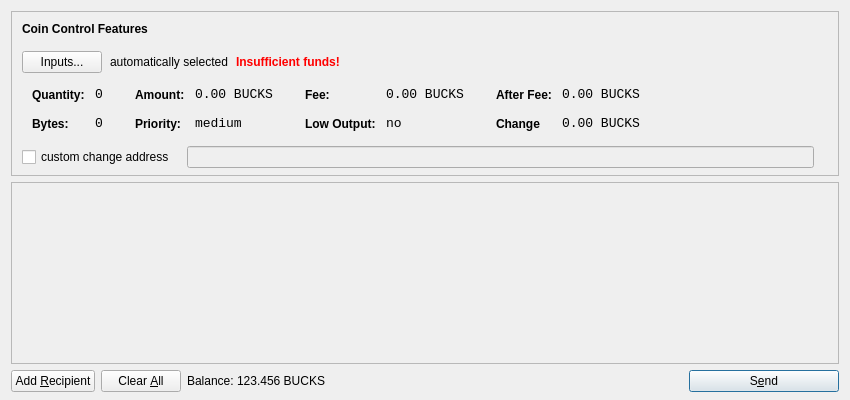
<?xml version="1.0" encoding="UTF-8"?>
<ui version="4.0">
 <class>SendCoinsDialog</class>
 <widget class="QDialog" name="SendCoinsDialog">
  <property name="geometry">
   <rect>
    <x>0</x>
    <y>0</y>
    <width>850</width>
    <height>400</height>
   </rect>
  </property>
  <property name="windowTitle">
   <string>Send Coins</string>
  </property>
  <layout class="QVBoxLayout" name="verticalLayout" stretch="0,1,0">
   <property name="bottomMargin">
    <number>8</number>
   </property>
   <item>
    <widget class="QFrame" name="frameCoinControl">
     <property name="sizePolicy">
      <sizepolicy hsizetype="Expanding" vsizetype="Expanding">
       <horstretch>0</horstretch>
       <verstretch>0</verstretch>
      </sizepolicy>
     </property>
     <property name="maximumSize">
      <size>
       <width>16777215</width>
       <height>16777215</height>
      </size>
     </property>
     <property name="frameShape">
      <enum>QFrame::StyledPanel</enum>
     </property>
     <property name="frameShadow">
      <enum>QFrame::Sunken</enum>
     </property>
     <layout class="QVBoxLayout" name="verticalLayoutCoinControl2">
      <property name="spacing">
       <number>-1</number>
      </property>
      <property name="leftMargin">
       <number>0</number>
      </property>
      <property name="topMargin">
       <number>0</number>
      </property>
      <property name="rightMargin">
       <number>0</number>
      </property>
      <property name="bottomMargin">
       <number>6</number>
      </property>
      <item>
       <layout class="QVBoxLayout" name="verticalLayoutCoinControl" stretch="0,0,0,0,1">
        <property name="spacing">
         <number>0</number>
        </property>
        <property name="leftMargin">
         <number>10</number>
        </property>
        <property name="topMargin">
         <number>10</number>
        </property>
        <item>
         <layout class="QHBoxLayout" name="horizontalLayoutCoinControl1">
          <property name="bottomMargin">
           <number>15</number>
          </property>
          <item>
           <widget class="QLabel" name="labelCoinControlFeatures">
            <property name="sizePolicy">
             <sizepolicy hsizetype="Preferred" vsizetype="Maximum">
              <horstretch>0</horstretch>
              <verstretch>0</verstretch>
             </sizepolicy>
            </property>
            <property name="font">
             <font>
              <weight>75</weight>
              <bold>true</bold>
             </font>
            </property>
            <property name="styleSheet">
             <string notr="true">font-weight:bold;</string>
            </property>
            <property name="text">
             <string>Coin Control Features</string>
            </property>
           </widget>
          </item>
         </layout>
        </item>
        <item>
         <layout class="QHBoxLayout" name="horizontalLayoutCoinControl2" stretch="0,0,0,0">
          <property name="spacing">
           <number>8</number>
          </property>
          <property name="bottomMargin">
           <number>10</number>
          </property>
          <item>
           <widget class="QPushButton" name="pushButtonCoinControl">
            <property name="styleSheet">
             <string notr="true"/>
            </property>
            <property name="text">
             <string>Inputs...</string>
            </property>
           </widget>
          </item>
          <item>
           <widget class="QLabel" name="labelCoinControlAutomaticallySelected">
            <property name="text">
             <string>automatically selected</string>
            </property>
            <property name="margin">
             <number>5</number>
            </property>
           </widget>
          </item>
          <item>
           <widget class="QLabel" name="labelCoinControlInsuffFunds">
            <property name="font">
             <font>
              <weight>75</weight>
              <bold>true</bold>
             </font>
            </property>
            <property name="styleSheet">
             <string notr="true">color:red;font-weight:bold;</string>
            </property>
            <property name="text">
             <string>Insufficient funds!</string>
            </property>
            <property name="margin">
             <number>5</number>
            </property>
           </widget>
          </item>
          <item>
           <spacer name="horizontalSpacerCoinControl">
            <property name="orientation">
             <enum>Qt::Horizontal</enum>
            </property>
            <property name="sizeHint" stdset="0">
             <size>
              <width>40</width>
              <height>1</height>
             </size>
            </property>
           </spacer>
          </item>
         </layout>
        </item>
        <item>
         <widget class="QWidget" name="widgetCoinControl" native="true">
          <property name="sizePolicy">
           <sizepolicy hsizetype="Preferred" vsizetype="Preferred">
            <horstretch>0</horstretch>
            <verstretch>0</verstretch>
           </sizepolicy>
          </property>
          <property name="minimumSize">
           <size>
            <width>0</width>
            <height>0</height>
           </size>
          </property>
          <property name="styleSheet">
           <string notr="true"/>
          </property>
          <layout class="QHBoxLayout" name="horizontalLayoutCoinControl5">
           <property name="margin">
            <number>0</number>
           </property>
           <item>
            <layout class="QHBoxLayout" name="horizontalLayoutCoinControl3" stretch="0,0,0,1">
             <property name="spacing">
              <number>20</number>
             </property>
             <property name="topMargin">
              <number>0</number>
             </property>
             <property name="bottomMargin">
              <number>10</number>
             </property>
             <item>
              <layout class="QFormLayout" name="formLayoutCoinControl1">
               <property name="horizontalSpacing">
                <number>10</number>
               </property>
               <property name="verticalSpacing">
                <number>14</number>
               </property>
               <property name="leftMargin">
                <number>10</number>
               </property>
               <property name="topMargin">
                <number>4</number>
               </property>
               <property name="rightMargin">
                <number>6</number>
               </property>
               <item row="0" column="0">
                <widget class="QLabel" name="labelCoinControlQuantityText">
                 <property name="styleSheet">
                  <string notr="true">font-weight:bold;</string>
                 </property>
                 <property name="text">
                  <string>Quantity:</string>
                 </property>
                 <property name="margin">
                  <number>0</number>
                 </property>
                </widget>
               </item>
               <item row="0" column="1">
                <widget class="QLabel" name="labelCoinControlQuantity">
                 <property name="font">
                  <font>
                   <family>Monospace</family>
                   <pointsize>10</pointsize>
                  </font>
                 </property>
                 <property name="cursor">
                  <cursorShape>IBeamCursor</cursorShape>
                 </property>
                 <property name="contextMenuPolicy">
                  <enum>Qt::ActionsContextMenu</enum>
                 </property>
                 <property name="text">
                  <string>0</string>
                 </property>
                 <property name="margin">
                  <number>0</number>
                 </property>
                 <property name="textInteractionFlags">
                  <set>Qt::LinksAccessibleByMouse|Qt::TextSelectableByKeyboard|Qt::TextSelectableByMouse</set>
                 </property>
                </widget>
               </item>
               <item row="1" column="0">
                <widget class="QLabel" name="labelCoinControlBytesText">
                 <property name="styleSheet">
                  <string notr="true">font-weight:bold;</string>
                 </property>
                 <property name="text">
                  <string>Bytes:</string>
                 </property>
                </widget>
               </item>
               <item row="1" column="1">
                <widget class="QLabel" name="labelCoinControlBytes">
                 <property name="font">
                  <font>
                   <family>Monospace</family>
                   <pointsize>10</pointsize>
                  </font>
                 </property>
                 <property name="cursor">
                  <cursorShape>IBeamCursor</cursorShape>
                 </property>
                 <property name="contextMenuPolicy">
                  <enum>Qt::ActionsContextMenu</enum>
                 </property>
                 <property name="text">
                  <string>0</string>
                 </property>
                 <property name="textInteractionFlags">
                  <set>Qt::LinksAccessibleByMouse|Qt::TextSelectableByKeyboard|Qt::TextSelectableByMouse</set>
                 </property>
                </widget>
               </item>
              </layout>
             </item>
             <item>
              <layout class="QFormLayout" name="formLayoutCoinControl2">
               <property name="horizontalSpacing">
                <number>10</number>
               </property>
               <property name="verticalSpacing">
                <number>14</number>
               </property>
               <property name="leftMargin">
                <number>6</number>
               </property>
               <property name="topMargin">
                <number>4</number>
               </property>
               <property name="rightMargin">
                <number>6</number>
               </property>
               <item row="0" column="0">
                <widget class="QLabel" name="labelCoinControlAmountText">
                 <property name="styleSheet">
                  <string notr="true">font-weight:bold;</string>
                 </property>
                 <property name="text">
                  <string>Amount:</string>
                 </property>
                 <property name="margin">
                  <number>0</number>
                 </property>
                </widget>
               </item>
               <item row="0" column="1">
                <widget class="QLabel" name="labelCoinControlAmount">
                 <property name="font">
                  <font>
                   <family>Monospace</family>
                   <pointsize>10</pointsize>
                  </font>
                 </property>
                 <property name="cursor">
                  <cursorShape>IBeamCursor</cursorShape>
                 </property>
                 <property name="contextMenuPolicy">
                  <enum>Qt::ActionsContextMenu</enum>
                 </property>
                 <property name="text">
                  <string notr="true">0.00 BUCKS</string>
                 </property>
                 <property name="textInteractionFlags">
                  <set>Qt::LinksAccessibleByMouse|Qt::TextSelectableByKeyboard|Qt::TextSelectableByMouse</set>
                 </property>
                </widget>
               </item>
               <item row="1" column="0">
                <widget class="QLabel" name="labelCoinControlPriorityText">
                 <property name="styleSheet">
                  <string notr="true">font-weight:bold;</string>
                 </property>
                 <property name="text">
                  <string>Priority:</string>
                 </property>
                </widget>
               </item>
               <item row="1" column="1">
                <widget class="QLabel" name="labelCoinControlPriority">
                 <property name="font">
                  <font>
                   <family>Monospace</family>
                   <pointsize>10</pointsize>
                  </font>
                 </property>
                 <property name="cursor">
                  <cursorShape>IBeamCursor</cursorShape>
                 </property>
                 <property name="contextMenuPolicy">
                  <enum>Qt::ActionsContextMenu</enum>
                 </property>
                 <property name="text">
                  <string>medium</string>
                 </property>
                 <property name="textInteractionFlags">
                  <set>Qt::LinksAccessibleByMouse|Qt::TextSelectableByKeyboard|Qt::TextSelectableByMouse</set>
                 </property>
                </widget>
               </item>
              </layout>
             </item>
             <item>
              <layout class="QFormLayout" name="formLayoutCoinControl3">
               <property name="horizontalSpacing">
                <number>10</number>
               </property>
               <property name="verticalSpacing">
                <number>14</number>
               </property>
               <property name="leftMargin">
                <number>6</number>
               </property>
               <property name="topMargin">
                <number>4</number>
               </property>
               <property name="rightMargin">
                <number>6</number>
               </property>
               <item row="0" column="0">
                <widget class="QLabel" name="labelCoinControlFeeText">
                 <property name="styleSheet">
                  <string notr="true">font-weight:bold;</string>
                 </property>
                 <property name="text">
                  <string>Fee:</string>
                 </property>
                 <property name="margin">
                  <number>0</number>
                 </property>
                </widget>
               </item>
               <item row="0" column="1">
                <widget class="QLabel" name="labelCoinControlFee">
                 <property name="font">
                  <font>
                   <family>Monospace</family>
                   <pointsize>10</pointsize>
                  </font>
                 </property>
                 <property name="cursor">
                  <cursorShape>IBeamCursor</cursorShape>
                 </property>
                 <property name="contextMenuPolicy">
                  <enum>Qt::ActionsContextMenu</enum>
                 </property>
                 <property name="text">
                  <string notr="true">0.00 BUCKS</string>
                 </property>
                 <property name="textInteractionFlags">
                  <set>Qt::LinksAccessibleByMouse|Qt::TextSelectableByKeyboard|Qt::TextSelectableByMouse</set>
                 </property>
                </widget>
               </item>
               <item row="1" column="0">
                <widget class="QLabel" name="labelCoinControlLowOutputText">
                 <property name="styleSheet">
                  <string notr="true">font-weight:bold;</string>
                 </property>
                 <property name="text">
                  <string>Low Output:</string>
                 </property>
                </widget>
               </item>
               <item row="1" column="1">
                <widget class="QLabel" name="labelCoinControlLowOutput">
                 <property name="font">
                  <font>
                   <family>Monospace</family>
                   <pointsize>10</pointsize>
                  </font>
                 </property>
                 <property name="cursor">
                  <cursorShape>IBeamCursor</cursorShape>
                 </property>
                 <property name="contextMenuPolicy">
                  <enum>Qt::ActionsContextMenu</enum>
                 </property>
                 <property name="text">
                  <string>no</string>
                 </property>
                 <property name="textInteractionFlags">
                  <set>Qt::LinksAccessibleByMouse|Qt::TextSelectableByKeyboard|Qt::TextSelectableByMouse</set>
                 </property>
                </widget>
               </item>
              </layout>
             </item>
             <item>
              <layout class="QFormLayout" name="formLayoutCoinControl4">
               <property name="horizontalSpacing">
                <number>10</number>
               </property>
               <property name="verticalSpacing">
                <number>14</number>
               </property>
               <property name="leftMargin">
                <number>6</number>
               </property>
               <property name="topMargin">
                <number>4</number>
               </property>
               <property name="rightMargin">
                <number>6</number>
               </property>
               <item row="0" column="0">
                <widget class="QLabel" name="labelCoinControlAfterFeeText">
                 <property name="styleSheet">
                  <string notr="true">font-weight:bold;</string>
                 </property>
                 <property name="text">
                  <string>After Fee:</string>
                 </property>
                 <property name="margin">
                  <number>0</number>
                 </property>
                </widget>
               </item>
               <item row="0" column="1">
                <widget class="QLabel" name="labelCoinControlAfterFee">
                 <property name="font">
                  <font>
                   <family>Monospace</family>
                   <pointsize>10</pointsize>
                  </font>
                 </property>
                 <property name="cursor">
                  <cursorShape>IBeamCursor</cursorShape>
                 </property>
                 <property name="contextMenuPolicy">
                  <enum>Qt::ActionsContextMenu</enum>
                 </property>
                 <property name="text">
                  <string notr="true">0.00 BUCKS</string>
                 </property>
                 <property name="textInteractionFlags">
                  <set>Qt::LinksAccessibleByMouse|Qt::TextSelectableByKeyboard|Qt::TextSelectableByMouse</set>
                 </property>
                </widget>
               </item>
               <item row="1" column="0">
                <widget class="QLabel" name="labelCoinControlChangeText">
                 <property name="styleSheet">
                  <string notr="true">font-weight:bold;</string>
                 </property>
                 <property name="text">
                  <string>Change</string>
                 </property>
                </widget>
               </item>
               <item row="1" column="1">
                <widget class="QLabel" name="labelCoinControlChange">
                 <property name="font">
                  <font>
                   <family>Monospace</family>
                   <pointsize>10</pointsize>
                  </font>
                 </property>
                 <property name="cursor">
                  <cursorShape>IBeamCursor</cursorShape>
                 </property>
                 <property name="contextMenuPolicy">
                  <enum>Qt::ActionsContextMenu</enum>
                 </property>
                 <property name="text">
                  <string notr="true">0.00 BUCKS</string>
                 </property>
                 <property name="textInteractionFlags">
                  <set>Qt::LinksAccessibleByMouse|Qt::TextSelectableByKeyboard|Qt::TextSelectableByMouse</set>
                 </property>
                </widget>
               </item>
              </layout>
             </item>
            </layout>
           </item>
          </layout>
         </widget>
        </item>
        <item>
         <layout class="QHBoxLayout" name="horizontalLayoutCoinControl4" stretch="0,0,0">
          <property name="spacing">
           <number>12</number>
          </property>
          <property name="sizeConstraint">
           <enum>QLayout::SetDefaultConstraint</enum>
          </property>
          <property name="topMargin">
           <number>5</number>
          </property>
          <property name="rightMargin">
           <number>5</number>
          </property>
          <item>
           <widget class="QCheckBox" name="checkBoxCoinControlChange">
            <property name="text">
             <string>custom change address</string>
            </property>
           </widget>
          </item>
          <item>
           <widget class="QLineEdit" name="lineEditCoinControlChange">
            <property name="enabled">
             <bool>false</bool>
            </property>
            <property name="sizePolicy">
             <sizepolicy hsizetype="Expanding" vsizetype="Fixed">
              <horstretch>0</horstretch>
              <verstretch>0</verstretch>
             </sizepolicy>
            </property>
           </widget>
          </item>
          <item>
           <widget class="QLabel" name="labelCoinControlChangeLabel">
            <property name="sizePolicy">
             <sizepolicy hsizetype="Preferred" vsizetype="Expanding">
              <horstretch>0</horstretch>
              <verstretch>0</verstretch>
             </sizepolicy>
            </property>
            <property name="minimumSize">
             <size>
              <width>0</width>
              <height>0</height>
             </size>
            </property>
            <property name="text">
             <string/>
            </property>
            <property name="margin">
             <number>3</number>
            </property>
           </widget>
          </item>
         </layout>
        </item>
        <item>
         <spacer name="verticalSpacerCoinControl">
          <property name="orientation">
           <enum>Qt::Vertical</enum>
          </property>
          <property name="sizeHint" stdset="0">
           <size>
            <width>800</width>
            <height>1</height>
           </size>
          </property>
         </spacer>
        </item>
       </layout>
      </item>
     </layout>
    </widget>
   </item>
   <item>
    <widget class="QScrollArea" name="scrollArea">
     <property name="widgetResizable">
      <bool>true</bool>
     </property>
     <widget class="QWidget" name="scrollAreaWidgetContents">
      <property name="geometry">
       <rect>
        <x>0</x>
        <y>0</y>
        <width>830</width>
        <height>165</height>
       </rect>
      </property>
      <layout class="QVBoxLayout" name="verticalLayout_2">
       <property name="margin">
        <number>0</number>
       </property>
       <item>
        <layout class="QVBoxLayout" name="entries">
         <property name="spacing">
          <number>6</number>
         </property>
        </layout>
       </item>
       <item>
        <spacer name="verticalSpacer">
         <property name="orientation">
          <enum>Qt::Vertical</enum>
         </property>
         <property name="sizeHint" stdset="0">
          <size>
           <width>20</width>
           <height>40</height>
          </size>
         </property>
        </spacer>
       </item>
      </layout>
     </widget>
    </widget>
   </item>
   <item>
    <layout class="QHBoxLayout" name="horizontalLayout">
     <item>
      <widget class="QPushButton" name="addButton">
       <property name="toolTip">
        <string>Send to multiple recipients at once</string>
       </property>
       <property name="text">
        <string>Add &amp;Recipient</string>
       </property>
       <property name="autoDefault">
        <bool>false</bool>
       </property>
      </widget>
     </item>
     <item>
      <widget class="QPushButton" name="clearButton">
       <property name="sizePolicy">
        <sizepolicy hsizetype="Minimum" vsizetype="Fixed">
         <horstretch>0</horstretch>
         <verstretch>0</verstretch>
        </sizepolicy>
       </property>
       <property name="toolTip">
        <string>Remove all transaction fields</string>
       </property>
       <property name="text">
        <string>Clear &amp;All</string>
       </property>
       <property name="autoRepeatDelay">
        <number>300</number>
       </property>
       <property name="autoDefault">
        <bool>false</bool>
       </property>
      </widget>
     </item>
     <item>
      <layout class="QHBoxLayout" name="horizontalLayout_2">
       <property name="spacing">
        <number>3</number>
       </property>
       <item>
        <widget class="QLabel" name="label">
         <property name="sizePolicy">
          <sizepolicy hsizetype="Preferred" vsizetype="Fixed">
           <horstretch>0</horstretch>
           <verstretch>0</verstretch>
          </sizepolicy>
         </property>
         <property name="text">
          <string>Balance:</string>
         </property>
        </widget>
       </item>
       <item>
        <widget class="QLabel" name="labelBalance">
         <property name="sizePolicy">
          <sizepolicy hsizetype="Preferred" vsizetype="Fixed">
           <horstretch>0</horstretch>
           <verstretch>0</verstretch>
          </sizepolicy>
         </property>
         <property name="cursor">
          <cursorShape>IBeamCursor</cursorShape>
         </property>
         <property name="text">
          <string notr="true">123.456 BUCKS</string>
         </property>
         <property name="textInteractionFlags">
          <set>Qt::LinksAccessibleByMouse|Qt::TextSelectableByKeyboard|Qt::TextSelectableByMouse</set>
         </property>
        </widget>
       </item>
      </layout>
     </item>
     <item>
      <spacer name="horizontalSpacer">
       <property name="orientation">
        <enum>Qt::Horizontal</enum>
       </property>
       <property name="sizeHint" stdset="0">
        <size>
         <width>40</width>
         <height>20</height>
        </size>
       </property>
      </spacer>
     </item>
     <item>
      <widget class="QPushButton" name="sendButton">
       <property name="minimumSize">
        <size>
         <width>150</width>
         <height>0</height>
        </size>
       </property>
       <property name="toolTip">
        <string>Confirm the send action</string>
       </property>
       <property name="text">
        <string>S&amp;end</string>
       </property>
       <property name="icon">
        <iconset resource="../bitcoin.qrc">
         <normaloff>:/icons/send</normaloff>:/icons/send</iconset>
       </property>
       <property name="default">
        <bool>true</bool>
       </property>
      </widget>
     </item>
    </layout>
   </item>
  </layout>
 </widget>
 <resources>
  <include location="../bitcoin.qrc"/>
 </resources>
 <connections/>
</ui>
